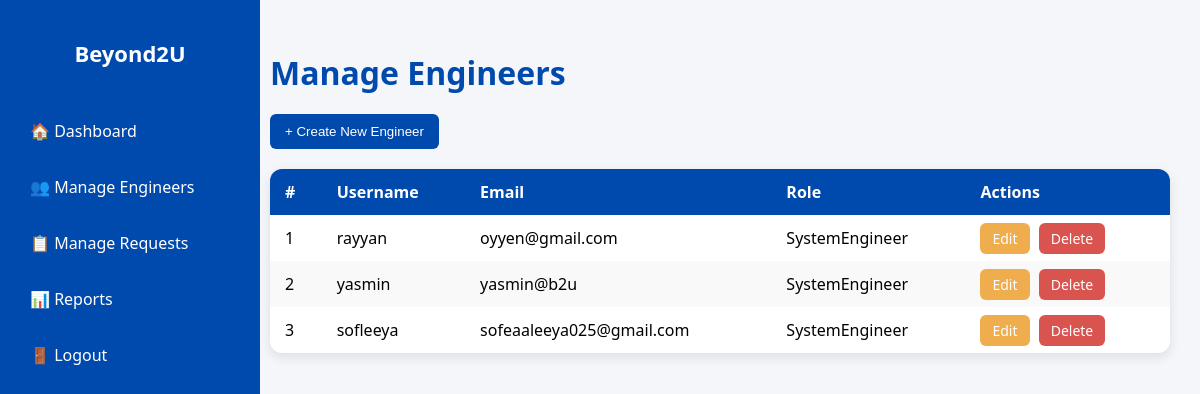
Page /beyond2u/dashboard/teamlead/manage-engineers/ (signed in) on the committed database.
### inventorySystem/models.py (models this page shows, shortened)
class User(AbstractUser):
    ROLE_CHOICES = [
        ('TeamLead', 'Team Lead'),
        ('SystemEngineer', 'System Engineer'),
    ]
    role = models.CharField(max_length=20, choices=ROLE_CHOICES, default='SystemEngineer')

### inventorySystem/views.py (the view, shortened to what this page needs)
# urls.py: path('dashboard/teamlead/manage-engineers/', views.manage_engineers, name='manage_engineers'),
@login_required(login_url='login')
def manage_engineers(request):
    if request.user.role.lower() != 'teamlead':
        return redirect('engineer_dashboard')
    engineers = User.objects.filter(role__iexact='SystemEngineer')
    return render(request, "manage_engineers.html", {"engineers": engineers})

### inventorySystem/templates/manage_engineers.html (shortened to what this page needs)
<!DOCTYPE html>
<html lang="en">
<head>
</head>
<body>
<div class="sidebar">
    <h2>Beyond2U</h2>
    <a href="{% url 'teamlead_dashboard' %}">🏠 Dashboard</a>
    <a href="{% url 'manage_engineers' %}">👥 Manage Engineers</a>
    <a href="{% url 'manage_requests' %}">📋 Manage Requests</a>
    <a href="{% url 'reports' %}">📊 Reports</a>
    <a href="{% url 'logout' %}">🚪 Logout</a>
</div>
<div class="content">
    <h1>Manage Engineers</h1>
    <div class="top-actions">
        <button onclick="toggleForm()">+ Create New Engineer</button>
    </div>
    <table>
        <thead>
            <tr>
                <th>#</th>
                <th>Username</th>
                <th>Email</th>
                <th>Role</th>
                <th>Actions</th>
            </tr>
        </thead>
        <tbody>
            {% for engineer in engineers %}
            <tr>
                <td>{{ forloop.counter }}</td>
                <td>{{ engineer.username }}</td>
                <td>{{ engineer.email }}</td>
                <td>{{ engineer.role }}</td>
                <td>
                    <a href="{% url 'edit_engineer' engineer.id %}" class="action-btn edit-btn">Edit</a>
                    <a href="{% url 'delete_engineer' engineer.id %}" class="action-btn delete-btn">Delete</a>
                </td>
            </tr>
            {% empty %}
            <tr>
                <td colspan="5" style="text-align:center;">No engineers found.</td>
            </tr>
            {% endfor %}
        </tbody>
    </table>
</div>
</body>
</html>

### inventorySystem/templates/manage_engineers.html (style rules this page uses)
body { margin: 0; font-family: 'Segoe UI', sans-serif; background-color: #f4f6fa; }
.sidebar { position: fixed; left: 0; top: 0; width: 220px; height: 100%; background-color: #004aad; color: white; padding: 20px; }
.sidebar h2 { margin-bottom: 40px; font-size: 22px; text-align: center; }
.sidebar a { display: block; color: white; text-decoration: none; padding: 12px 10px; border-radius: 8px; margin-bottom: 10px; transition: background 0.3s; }
.content { margin-left: 240px; padding: 30px; }
h1 { color: #004aad; margin-bottom: 20px; }
.top-actions { margin-bottom: 20px; }
.top-actions button { background-color: #004aad; color: white; padding: 10px 15px; border-radius: 6px; border: none; cursor: pointer; transition: 0.3s; }
table { width: 100%; border-collapse: collapse; background-color: white; border-radius: 12px; overflow: hidden; box-shadow: 0 4px 12px rgba(0,0,0,0.1); }
th, td { padding: 12px 15px; text-align: left; }
th { background-color: #004aad; color: white; }
tr:nth-child(even) { background-color: #f9f9f9; }
.action-btn { padding: 6px 12px; border-radius: 6px; text-decoration: none; color: white; margin-right: 5px; font-size: 14px; }
.edit-btn { background-color: #f0ad4e; }
.delete-btn { background-color: #d9534f; }

### rows in the picture
User: username "rayyan", email "oyyen@gmail.com", role "SystemEngineer"
User: username "yasmin", email "yasmin@b2u", role "SystemEngineer"
User: username "sofleeya", email "sofeaaleeya025@gmail.com", role "SystemEngineer"
